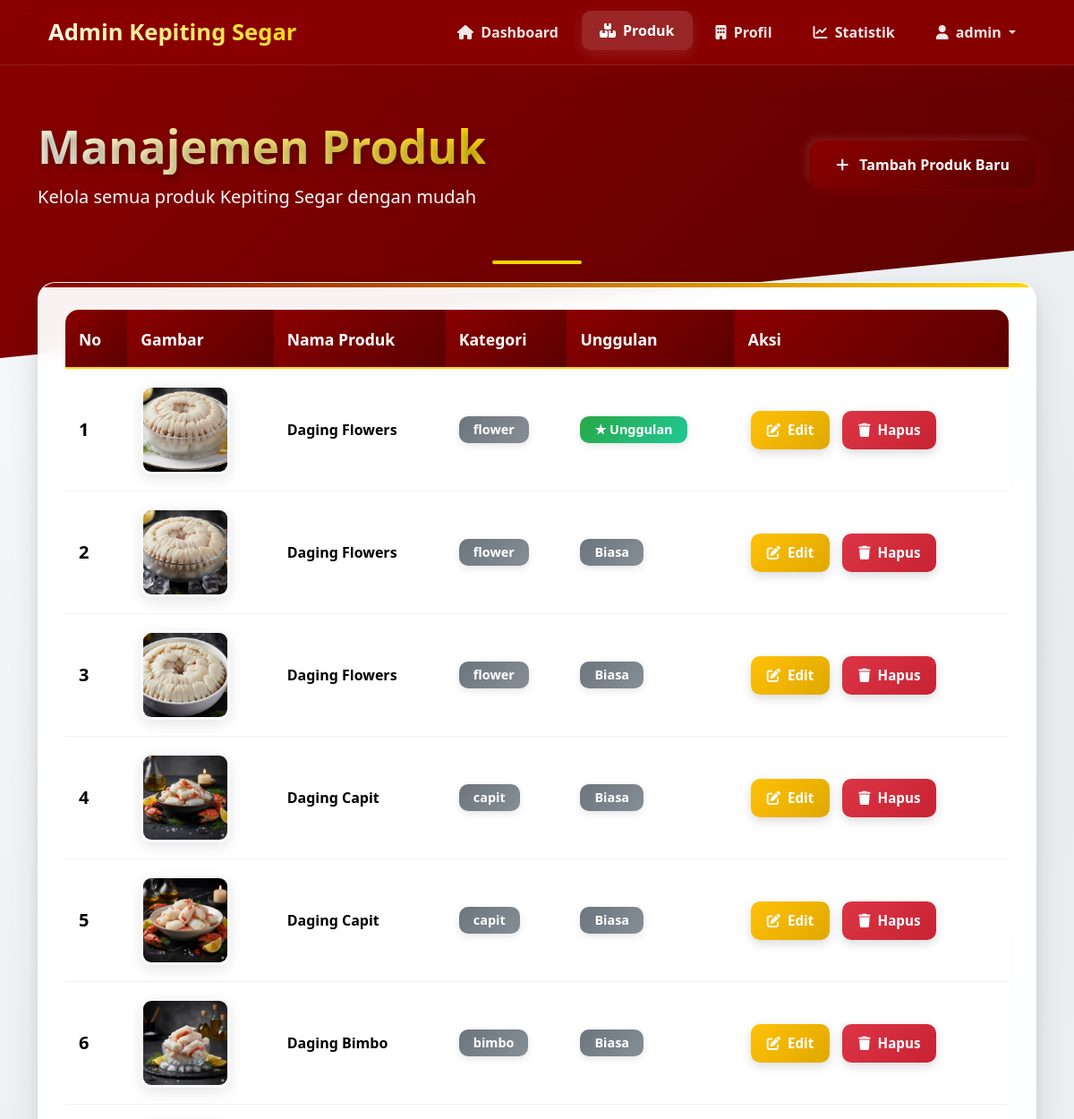
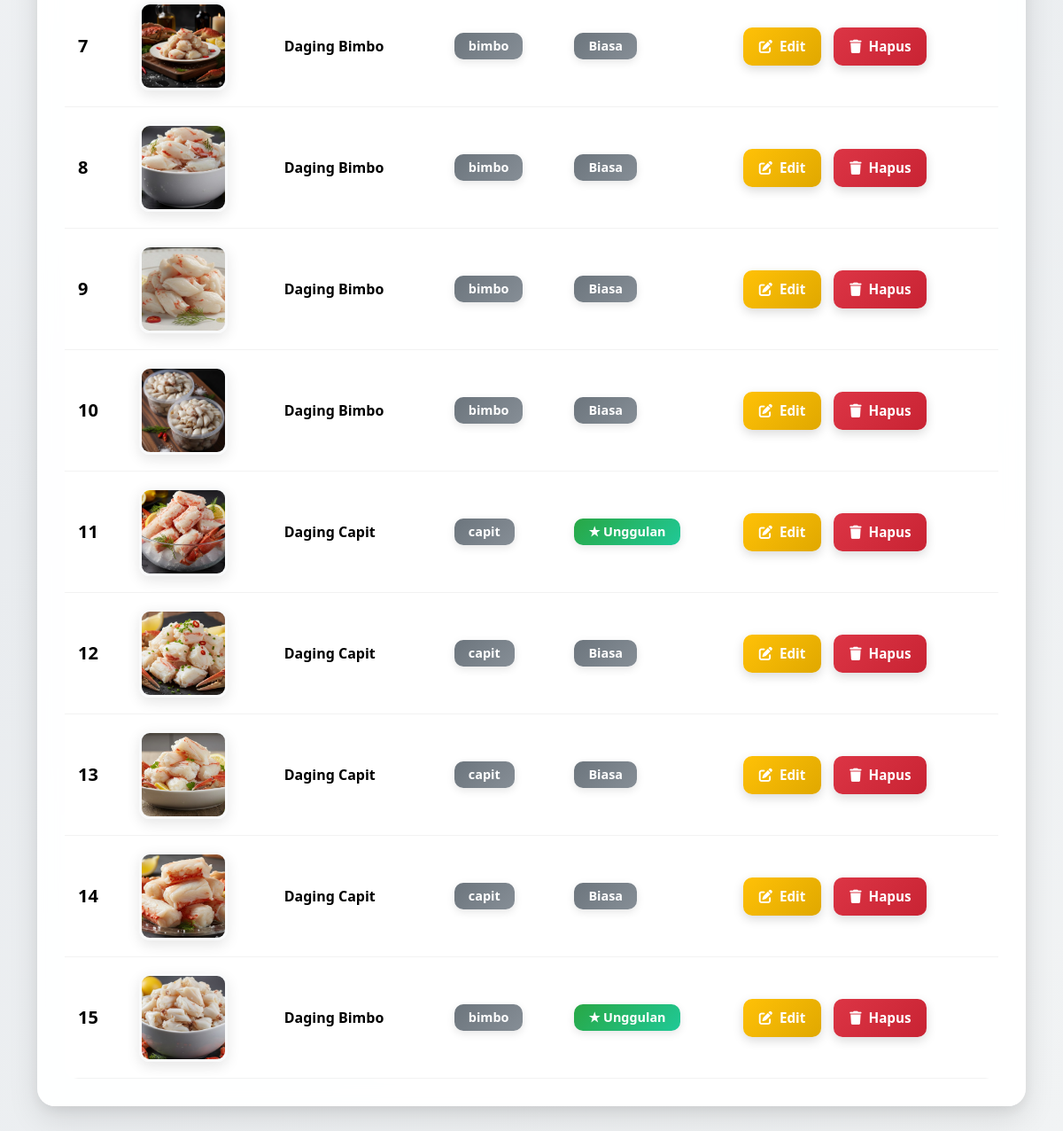
The page /admin/produk.php (signed in) on the database as committed earlier (2 pictures, top to bottom).
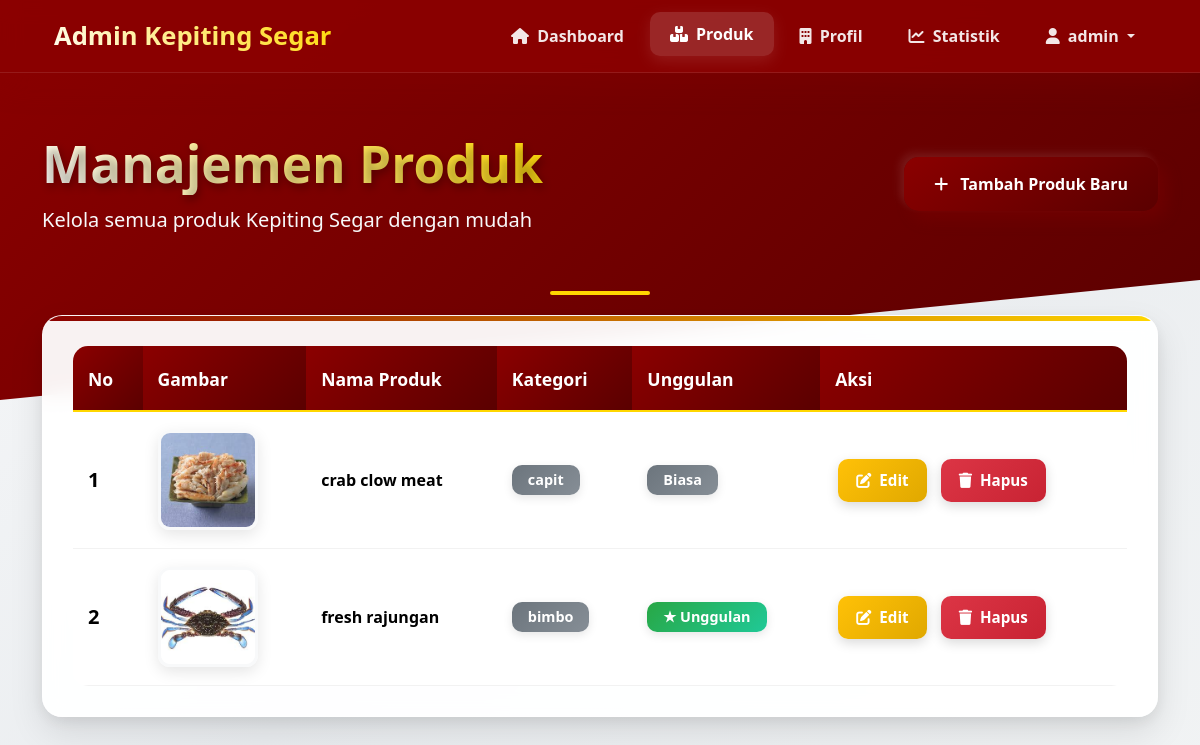
The same page on the database as committed later.
### tables this page shows
CREATE TABLE IF NOT EXISTS `produk` (
  `id` int NOT NULL AUTO_INCREMENT,
  `nama_produk` varchar(200) NOT NULL,
  `deskripsi` text NOT NULL,
  `gambar` varchar(255) NOT NULL,
  `kategori` enum('flower','bimbo','capit') NOT NULL,
  `is_unggulan` tinyint NOT NULL DEFAULT '0',
  PRIMARY KEY (`id`)
);

### admin/produk.php (the view, shortened to what this page needs)
<?php
include 'koneksi.php';
$username = $_SESSION['admin_username'];
$query = "SELECT * FROM produk ORDER BY id DESC";
$result = mysqli_query($koneksi, $query);
?>
<!DOCTYPE html>
<html lang="id">
<head>
    <link href="https://cdn.jsdelivr.net/npm/bootstrap@5.3.2/dist/css/bootstrap.min.css" rel="stylesheet">
    <link rel="stylesheet" href="https://cdnjs.cloudflare.com/ajax/libs/font-awesome/6.5.0/css/all.min.css">
</head>
<body>
    <nav class="navbar navbar-expand-lg navbar-dark">
        <div class="container">
            <a class="navbar-brand" href="index.php">
                <span>Admin Kepiting Segar</span>
            </a>
            <div class="collapse navbar-collapse">
                <ul class="navbar-nav ms-auto">
                    <li class="nav-item">
                        <a class="nav-link" href="index.php"><i class="fa-solid fa-home me-1"></i> Dashboard</a>
                    </li>
                    <li class="nav-item">
                        <a class="nav-link active" href="produk.php"><i class="fa-solid fa-boxes-stacked me-1"></i> Produk</a>
                    </li>
                    <li class="nav-item">
                        <a class="nav-link" href="profil.php"><i class="fa-solid fa-building me-1"></i> Profil</a>
                    </li>
                    <li class="nav-item">
                        <a class="nav-link" href="statistik.php"><i class="fa-solid fa-chart-line me-1"></i> Statistik</a>
                    </li>
                    <li class="nav-item dropdown">
                        <a class="nav-link dropdown-toggle" href="#" id="navbarDropdown" role="button" data-bs-toggle="dropdown" aria-expanded="false">
                            <i class="fa-solid fa-user me-1"></i> <?php echo htmlspecialchars($username); ?>
                        </a>
                    </li>
                </ul>
            </div>
        </div>
    </nav>
    <div class="page-header">
        <div class="container">
            <div class="d-flex justify-content-between align-items-center">
                <div>
                    <h1 class="page-title">Manajemen Produk</h1>
                    <p class="mb-0 text-light fs-5">Kelola semua produk Kepiting Segar dengan mudah</p>
                </div>
                <a href="produk_tambah.php" class="btn btn-custom">
                    <i class="fa-solid fa-plus me-2"></i> Tambah Produk Baru
                </a>
            </div>
        </div>
    </div>
    <div class="container">
        <div class="main-card">
            <div class="card-body">
                <div class="table-responsive">
                    <table class="table table-hover align-middle">
                        <thead>
                            <tr>
                                <th>No</th>
                                <th>Gambar</th>
                                <th>Nama Produk</th>
                                <th>Kategori</th>
                                <th>Unggulan</th>
                                <th>Aksi</th>
                            </tr>
                        </thead>
                        <tbody>
                            <?php if(mysqli_num_rows($result) > 0): ?>
                                <?php $no = 1; ?>
                                <?php while($row = mysqli_fetch_assoc($result)): ?>
                                <tr>
                                    <td class="fw-bold fs-5"><?php echo $no++; ?></td>
                                    <td>
                                        <div class="product-image-container">
                                            <?php
                                            $gambar_path = 'uploads/' . htmlspecialchars($row['gambar']);
                                            if (file_exists($gambar_path) && !empty($row['gambar'])):
                                            ?>
                                                <img src="<?php echo $gambar_path; ?>"
                                                     alt="<?php echo htmlspecialchars($row['nama_produk']); ?>"
                                                     class="product-image"
                                                     onerror="this.style.display='none'; this.nextElementSibling.style.display='flex';">
                                            <?php else: ?>
                                                <div class="product-image-placeholder">
                                                    <i class="fa-solid fa-image"></i>
                                                </div>
                                            <?php endif; ?>
                                        </div>
                                    </td>
                                    <td class="fw-semibold fs-6"><?php echo htmlspecialchars($row['nama_produk']); ?></td>
                                    <td>
                                        <span class="badge badge-custom badge-regular"><?php echo htmlspecialchars($row['kategori']); ?></span>
                                    </td>
                                    <td>
                                        <?php if($row['is_unggulan'] == 1): ?>
                                            <span class="badge badge-custom badge-featured">★ Unggulan</span>
                                        <?php else: ?>
                                            <span class="badge badge-custom badge-regular">Biasa</span>
                                        <?php endif; ?>
                                    </td>
                                    <td>
                                        <div class="d-flex flex-wrap gap-2">
                                            <a href="produk_edit.php?id=<?php echo $row['id']; ?>" class="btn btn-action btn-edit">
                                                <i class="fa-solid fa-pen-to-square me-1"></i> Edit
                                            </a>
                                            <a href="produk_hapus.php?id=<?php echo $row['id']; ?>" class="btn btn-action btn-delete" onclick="return confirm('Yakin ingin menghapus produk ini?')">
                                                <i class="fa-solid fa-trash me-1"></i> Hapus
                                            </a>
                                        </div>
                                    </td>
                                </tr>
                                <?php endwhile; ?>
                            <?php endif; ?>
                        </tbody>
                    </table>
                </div>
            </div>
        </div>
    </div>
</body>
</html>

Rows that differ between the two databases and show on the page:
removed produk: gambar (picture), nama_produk "Daging Flowers", kategori "flower", is_unggulan "★ Unggulan"
removed produk: gambar (picture), nama_produk "Daging Flowers", kategori "flower", is_unggulan "Biasa"
removed produk: gambar (picture), nama_produk "Daging Flowers", kategori "flower", is_unggulan "Biasa"
removed produk: gambar (picture), nama_produk "Daging Capit", kategori "capit", is_unggulan "Biasa"
removed produk: gambar (picture), nama_produk "Daging Capit", kategori "capit", is_unggulan "Biasa"
removed produk: gambar (picture), nama_produk "Daging Bimbo", kategori "bimbo", is_unggulan "Biasa"
removed produk: gambar (picture), nama_produk "Daging Bimbo", kategori "bimbo", is_unggulan "Biasa"
removed produk: gambar (picture), nama_produk "Daging Bimbo", kategori "bimbo", is_unggulan "Biasa"
removed produk: gambar (picture), nama_produk "Daging Bimbo", kategori "bimbo", is_unggulan "Biasa"
removed produk: gambar (picture), nama_produk "Daging Bimbo", kategori "bimbo", is_unggulan "Biasa"
removed produk: gambar (picture), nama_produk "Daging Capit", kategori "capit", is_unggulan "★ Unggulan"
removed produk: gambar (picture), nama_produk "Daging Capit", kategori "capit", is_unggulan "Biasa"
removed produk: gambar (picture), nama_produk "Daging Capit", kategori "capit", is_unggulan "Biasa"
changed produk "capit": gambar: a different picture; nama_produk "Daging Capit" → "crab clow meat"
changed produk "bimbo": gambar: a different picture; nama_produk "Daging Bimbo" → "fresh rajungan"
